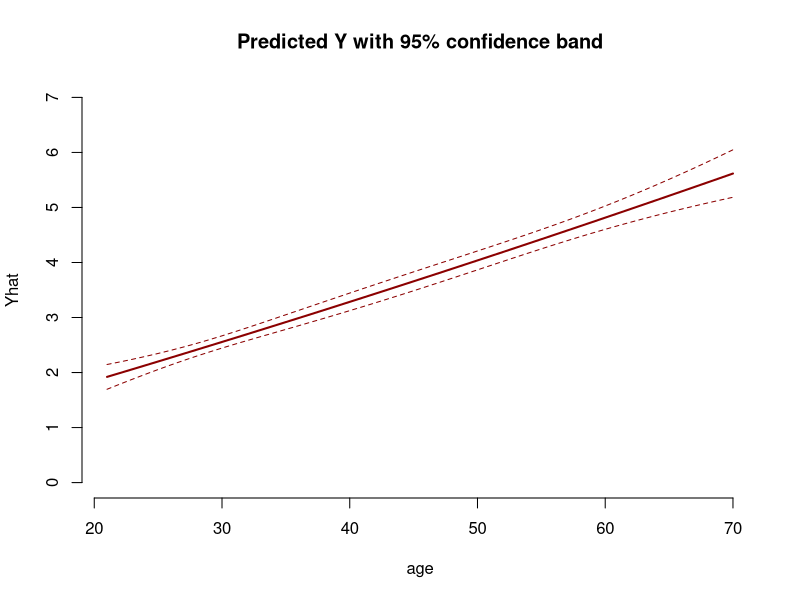
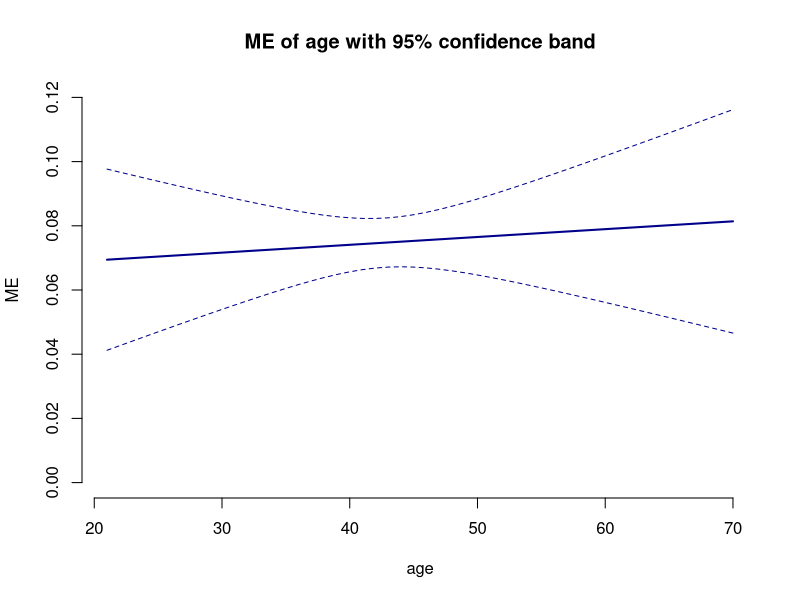

Recreate these plots in R, in order.
library(sandwich)

## Make up some data
n <- 1000
age.range <- 21:70
ages <- length(age.range)

d <- data.frame(age = sample(age.range, n, replace=TRUE))
d$logY <- 1 + 0.05*d$age + 0.0002*d$age^2 + rnorm(n, sd=0.04*d$age)

#############################################################################
## Regression and variance matrix.
reg <- lm(logY ~ age + I(age^2), data=d)

V <- vcovHC(reg, type="HC3")

#############################################################################
## Find the conf. band for Yhat.
Yhat <- predict(reg, newdata=data.frame(age = age.range))

se.vec <- rep(NA, ages)
for (a in 1:ages) {
    x <- c(1, age.range[a], age.range[a]^2) # R treats as a column vector for matrix mult.
    se.vec[a] <- sqrt( t(x) %*% V %*% x )
}

conf <- data.frame(age = age.range,
                   Yhat, 
                   U = Yhat + qnorm(0.975)*se.vec,
                   L = Yhat + qnorm(0.025)*se.vec)

with(conf, {
    plot(age, Yhat, type="l", lwd=2, col="Red4", 
         ylim=c(0, 7), frame=FALSE,
         main="Predicted Y with 95% confidence band")
    points(age, U, type="l", lty="dashed", col="Red4")
    points(age, L, type="l", lty="dashed", col="Red4")
})                

#############################################################################
## Find the conf. band for marginal effect of age (as derivative)
betahat <- coef(reg)
ME <- betahat["age"] + 2*betahat["I(age^2)"]*age.range

se.vec <- rep(NA, ages)
for (a in 1:ages) {
    x <- c(0, 1, 2*age.range[a]) 
    se.vec[a] <- sqrt( t(x) %*% V %*% x )
}

conf <- data.frame(age = age.range,
                   ME, 
                   U = ME + qnorm(0.975)*se.vec,
                   L = ME + qnorm(0.025)*se.vec)

with(conf, {
    plot(age, ME, type="l", lwd=2, col="Blue4", 
         ylim=c(0, 0.12), frame=FALSE,
         main="ME of age with 95% confidence band")
    points(age, U, type="l", lty="dashed", col="Blue4")
    points(age, L, type="l", lty="dashed", col="Blue4")
})                
